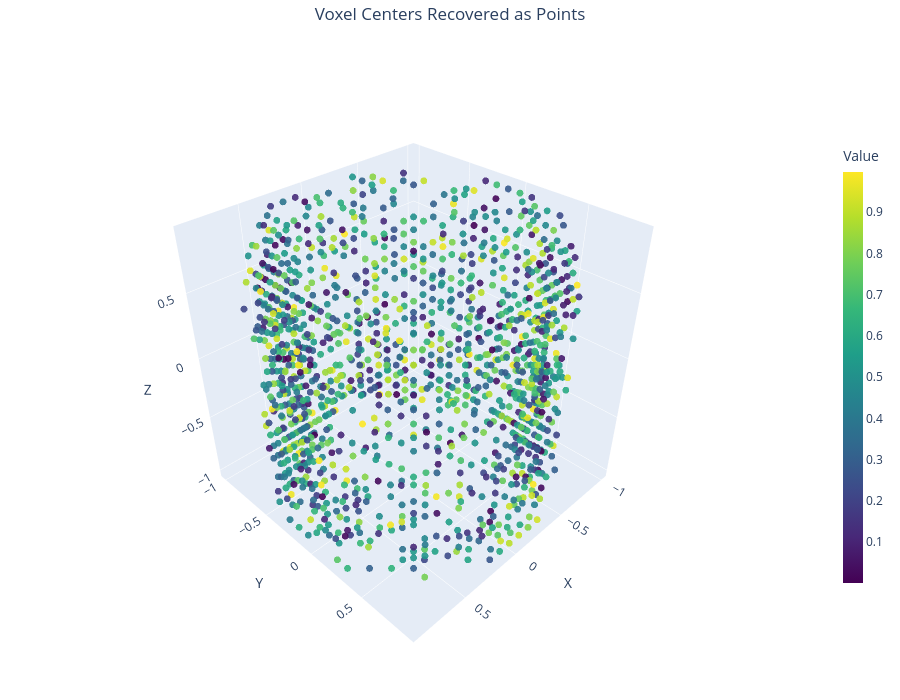

Write notebook code for a chart like this one.
### Markdown cell above
### Quiz: Voxels -> Point Clouds
- Convert one sparse voxel representation back into a point cloud.
- Check that recovered point coordinates correspond to `voxel_coordinates * voxel_size`.
- reference: https://github.com/NVlabs/WarpConvNet/blob/eda68fa3e3759dddadfc53d76038fd9246bbf885/warpconvnet/geometry/types/voxels.py

### Code cell
# Quiz: convert sparse voxels back to point centers.
# Use the voxel representation with voxel_size = 0.1 created above.

voxel_to_recover = voxel_representations["Size 0.1"]

# Voxels store discrete voxel indices. `to_point` maps each occupied voxel to a
# point coordinate by multiplying those integer coordinates by the voxel size.
recovered_point_cloud = voxel_to_recover.to_point()

manual_coordinates = voxel_to_recover.coordinate_tensor.to(torch.float32) * voxel_to_recover.voxel_size
max_coordinate_error = (recovered_point_cloud.coordinate_tensor - manual_coordinates).abs().max()

print(recovered_point_cloud)
print(f"Voxel coordinates: {voxel_to_recover.coordinate_tensor.shape}")
print(f"Recovered point coordinates: {recovered_point_cloud.coordinate_tensor.shape}")
print(f"Recovered point features: {recovered_point_cloud.feature_tensor.shape}")
print(f"Max coordinate error: {max_coordinate_error.item():.6f}")

assert torch.allclose(recovered_point_cloud.coordinate_tensor, manual_coordinates)

visualize_point_cloud(
    recovered_point_cloud.coordinate_tensor,
    colors=recovered_point_cloud.feature_tensor[:, 0],
    title="Voxel Centers Recovered as Points",
    point_size=4,
)

### Figure 1 — Plotly figure (JSON) as saved in the notebook; plotly's stock layout.template omitted (floating-point values rounded to 4 significant figures; data arrays with more than 128 entries replaced by an {"elided": "..."} marker saying what was removed)
{"data": [{"hovertemplate": "%{text}<extra></extra>", "marker": {"color": {"elided": "1431 float values"}, "colorbar": {"len": 0.7, "thickness": 20, "title": {"text": "Value"}}, "colorscale": [[0, "#440154"], [0.1111, "#482878"], [0.2222, "#3e4989"], [0.3333, "#31688e"], [0.4444, "#26828e"], [0.5556, "#1f9e89"], [0.6667, "#35b779"], [0.7778, "#6ece58"], [0.8889, "#b5de2b"], [1, "#fde725"]], "opacity": 0.9, "showscale": true, "size": 4}, "mode": "markers", "text": {"elided": "1000 str values"}, "type": "scatter3d", "x": {"elided": "1431 float values"}, "y": {"elided": "1431 float values"}, "z": {"elided": "1431 float values"}}], "layout": {"height": 700, "margin": {"b": 10, "l": 10, "r": 20, "t": 40}, "scene": {"aspectmode": "auto", "camera": {"eye": {"x": 1.5, "y": 1.5, "z": 1.5}}, "xaxis": {"gridwidth": 1, "showgrid": true, "title": {"text": "X"}}, "yaxis": {"gridwidth": 1, "showgrid": true, "title": {"text": "Y"}}, "zaxis": {"gridwidth": 1, "showgrid": true, "title": {"text": "Z"}}}, "showlegend": false, "title": {"text": "Voxel Centers Recovered as Points", "x": 0.5, "xanchor": "center"}, "width": 900}}
